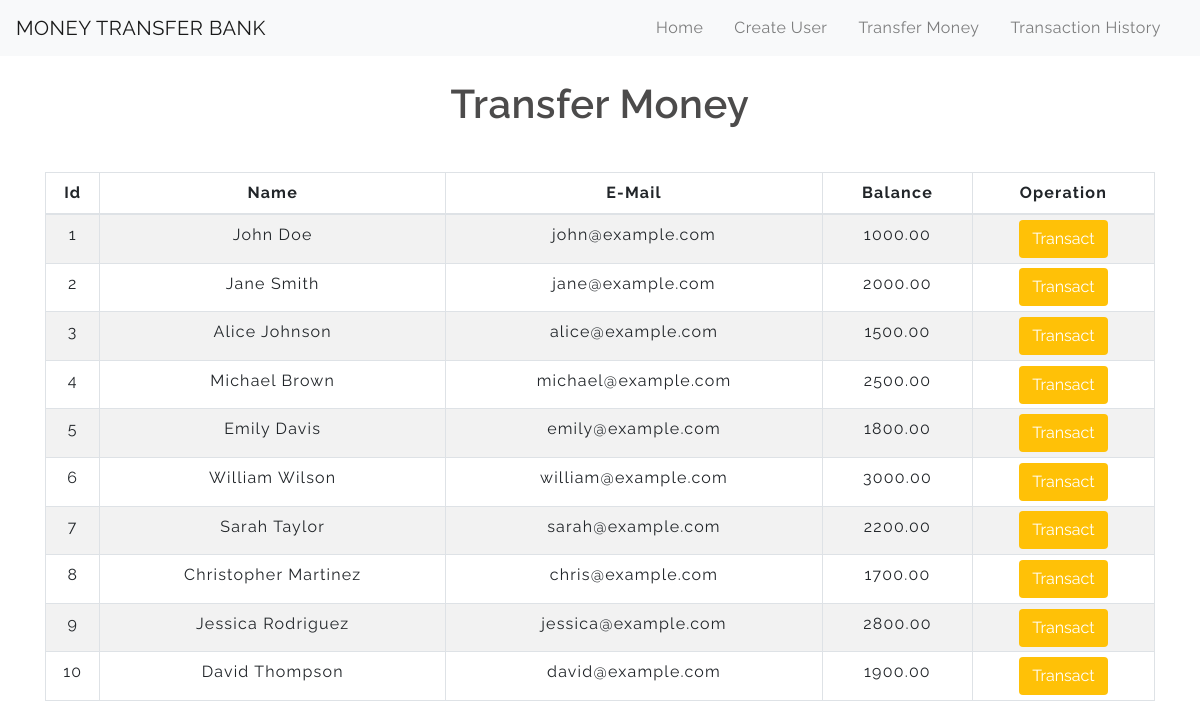
The app's page /transfermoney.php with its own data.
### tables this page shows
CREATE TABLE `customers` (
  `id` int NOT NULL AUTO_INCREMENT,
  `name` varchar(255) NOT NULL,
  `email` varchar(255) NOT NULL,
  `balance` decimal(10,2) NOT NULL,
  PRIMARY KEY (`id`),
  UNIQUE KEY `email` (`email`)
);

### transfermoney.php (the view, shortened to what this page needs)
<!DOCTYPE html>
<html lang="en">
<head>
    <link rel="stylesheet" href="https://maxcdn.bootstrapcdn.com/bootstrap/4.0.0/css/bootstrap.min.css">
    <link rel="stylesheet" type="text/css" href="css/table.css">
    <link rel="stylesheet" type="text/css" href="css/navbar.css">
</head>
<body>
<?php
    include 'config.php';
    $sql = "SELECT * FROM customers";
    $result = mysqli_query($conn,$sql);
?>
<?php
  include 'navbar.php';
?>
<div class="container">
        <h2 class="text-center pt-4">Transfer Money</h2>
        <br>
            <div class="row">
                <div class="col">
                    <div class="table-responsive-sm">
                    <table class="table table-hover table-sm table-striped table-condensed table-bordered">
                        <thead>
                            <tr>
                            <th scope="col" class="text-center py-2">Id</th>
                            <th scope="col" class="text-center py-2">Name</th>
                            <th scope="col" class="text-center py-2">E-Mail</th>
                            <th scope="col" class="text-center py-2">Balance</th>
                            <th scope="col" class="text-center py-2">Operation</th>
                            </tr>
                        </thead>
                        <tbody>
                <?php
                    while($rows=mysqli_fetch_assoc($result)){
                ?>
                    <tr>
                        <td class="py-2"><?php echo $rows['id'] ?></td>
                        <td class="py-2"><?php echo $rows['name']?></td>
                        <td class="py-2"><?php echo $rows['email']?></td>
                        <td class="py-2"><?php echo $rows['balance']?></td>
                        <td><a href="selecteduserdetail.php?id= <?php echo $rows['id'] ;?>"> <button type="button" class="btn">Transact</button></a></td>
                    </tr>
                <?php
                    }
                ?>
                        </tbody>
                    </table>
                    </div>
                </div>
            </div>
         </div>
</body>
</html>

### navbar.php (shortened to what this page needs)
<nav class="navbar navbar-expand-md navbar-light bg-light">
<a class="navbar-brand" href="index.php">MONEY TRANSFER BANK</a>
<div class="collapse navbar-collapse" id="collapsibleNavbar">
      <ul class="navbar-nav ml-auto">
        <li class="nav-item">
          <a class="nav-link" href="index.php">Home</a>
        </li>
        <li class="nav-item">
          <a class="nav-link" href="createuser.php">Create User</a>
        </li>
        <li class="nav-item">
          <a class="nav-link" href="transfermoney.php">Transfer Money</a>
        </li>
        <li class="nav-item">
          <a class="nav-link" href="transactionhistory.php">Transaction History</a>
        </li>
    </div>
 </nav>

### css/table.css (style rules this page uses)
* { padding: 0; margin: 0; box-sizing: border-box; font-family: 'Raleway', sans-serif; }
h2 { font-size: 40px; color: #2F363F; margin-bottom: 20px; font-weight: 600; }
table { letter-spacing: 1.2px; border-collapse: collapse; width: 100%; }
td { text-align: center; padding: 10px; }
button { border: none; background: #FFC107; color: #fff; transition: background-color 0.5s, transform 0.5s; border-radius: 5px; cursor: pointer; }

### css/navbar.css (style rules this page uses)
.nav-link { margin-right: 15px; color: #2F363F; letter-spacing: 0.5px; transition: 0.5s; font-family: 'Raleway', sans-serif; }
.navbar-brand { color: #4C4B4B; letter-spacing: 0.5px; font-family: 'Raleway', sans-serif; }
h2 { color: #4C4B4B; letter-spacing: 0.5px; font-family: 'Raleway', sans-serif; font-weight: 600; }

### transfermoney.php (style rules this page uses)
button { transition: 1.5s; }

### records on screen
customers: id "1", name "John Doe", email "john@example.com", balance "1000.00"
customers: id "2", name "Jane Smith", email "jane@example.com", balance "2000.00"
customers: id "3", name "Alice Johnson", email "alice@example.com", balance "1500.00"
customers: id "4", name "Michael Brown", email "michael@example.com", balance "2500.00"
customers: id "5", name "Emily Davis", email "emily@example.com", balance "1800.00"
customers: id "6", name "William Wilson", email "william@example.com", balance "3000.00"
customers: id "7", name "Sarah Taylor", email "sarah@example.com", balance "2200.00"
customers: id "8", name "Christopher Martinez", email "chris@example.com", balance "1700.00"
customers: id "9", name "Jessica Rodriguez", email "jessica@example.com", balance "2800.00"
customers: id "10", name "David Thompson", email "david@example.com", balance "1900.00"
